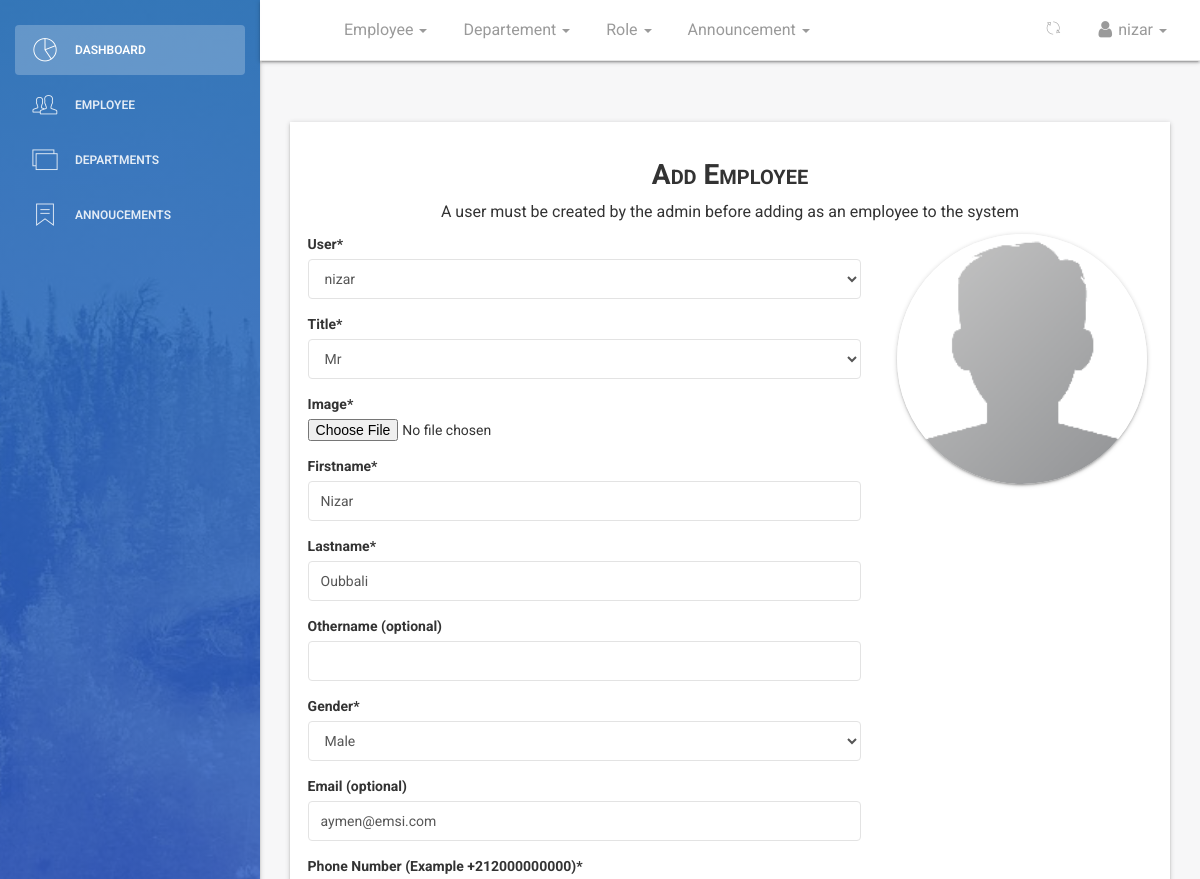
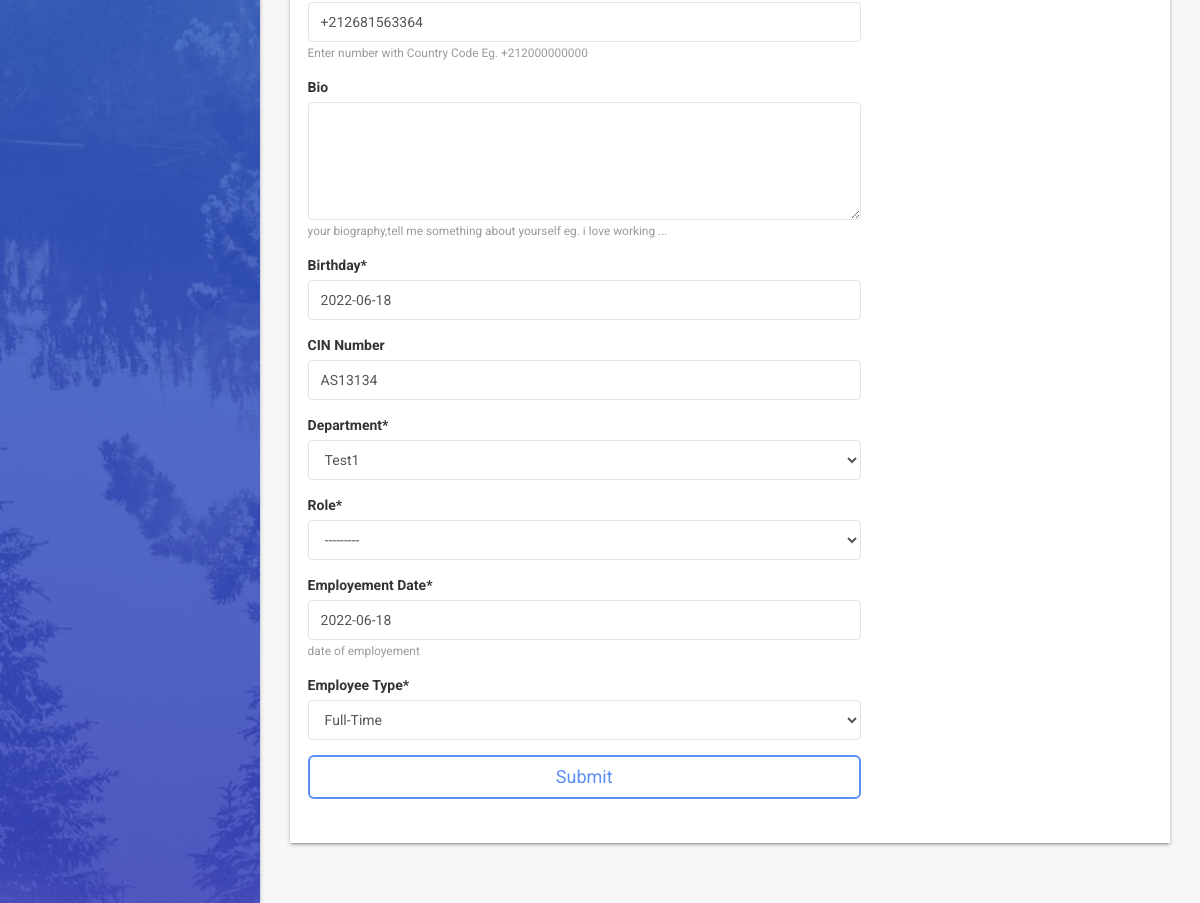
/dashboard/employee/profile/edit/1/ (signed in), run on an earlier commit of the app's database (2 pictures, top to bottom).
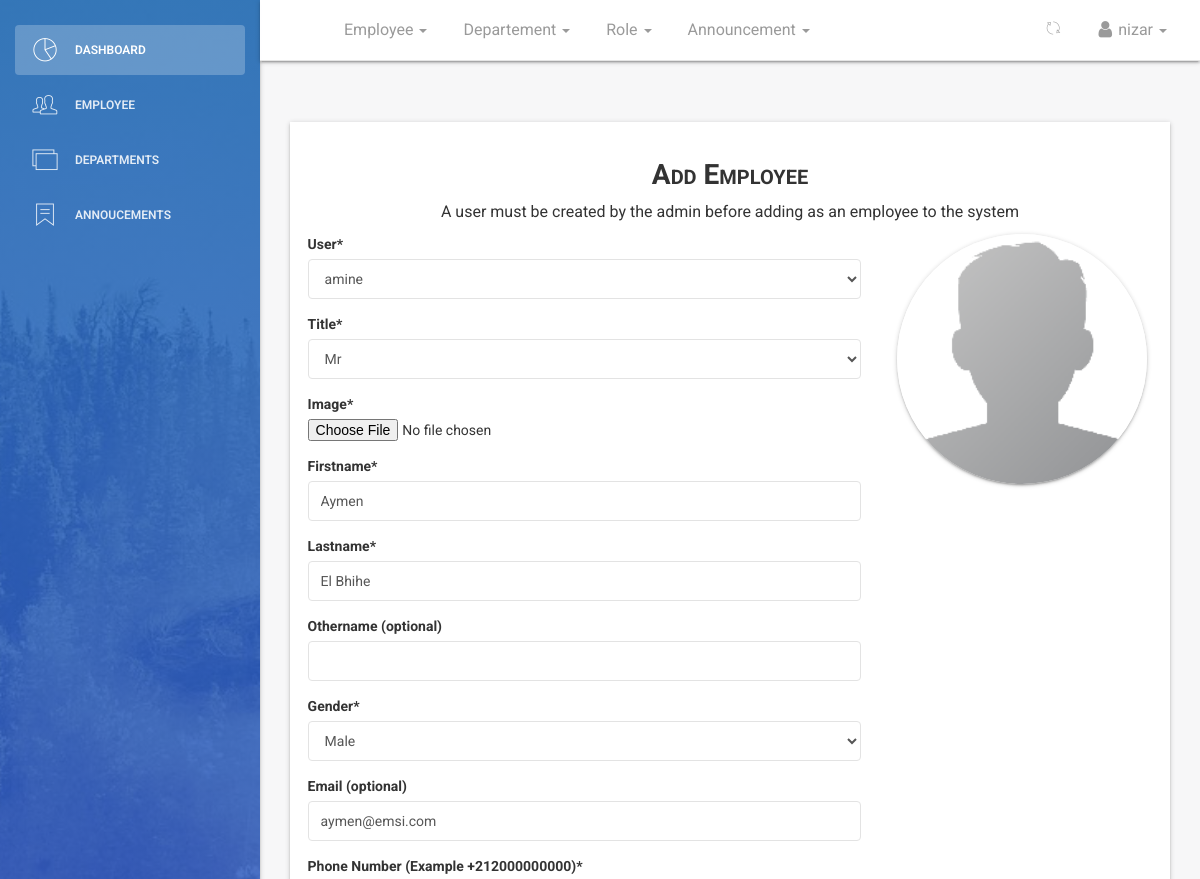
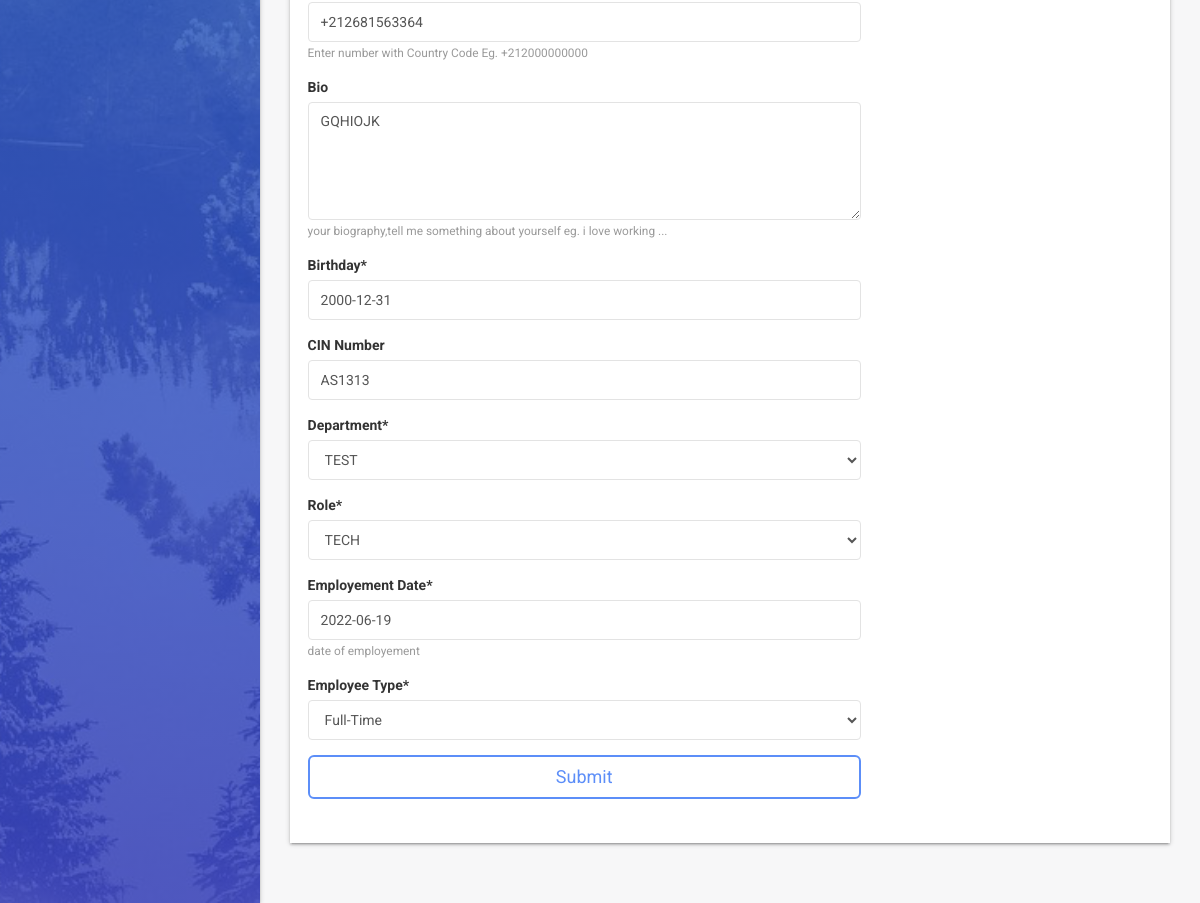
And on a later commit of the database (2 pictures, top to bottom).
### employee/models.py (models this page shows, shortened)
class Employee(models.Model):
    MALE = 'male'
    FEMALE = 'female'
    OTHER = 'other'
    NOT_KNOWN = 'Not Known'
    GENDER = (
        (MALE, 'Male'),
        (FEMALE, 'Female'),
        (OTHER, 'Other'),
        (NOT_KNOWN, 'Not Known'),
    )
    MR = 'Mr'
    MRS = 'Mrs'
    MSS = 'Mss'
    DR = 'Dr'
    SIR = 'Sir'
    MADAM = 'Madam'
    TITLE = (
        (MR, 'Mr'),
        (MRS, 'Mrs'),
        (MSS, 'Mss'),
        (DR, 'Dr'),
        (SIR, 'Sir'),
        (MADAM, 'Madam'),
    )
    FULL_TIME = 'Full-Time'
    PART_TIME = 'Part-Time'
    CONTRACT = 'Contract'
    INTERN = 'Intern'
    EMPLOYEETYPE = (
        (FULL_TIME, 'Full-Time'),
        (PART_TIME, 'Part-Time'),
        (CONTRACT, 'Contract'),
        (INTERN, 'Intern'),
    )
    user = models.ForeignKey(User, on_delete=models.CASCADE, default=1)
    title = models.CharField(_('Title'), max_length=10,
                             default=MR, choices=TITLE, blank=False, null=True)
    image = models.FileField(_('Profile Image'), upload_to='profiles', default='default.png', blank=True,
                             null=True, help_text='upload image size less than 2.0MB')  # work on path username-date/image
    firstname = models.CharField(
        _('Firstname'), max_length=125, null=False, blank=False)
    lastname = models.CharField(
        _('Lastname'), max_length=125, null=False, blank=False)
    othername = models.CharField(
        _('Othername (optional)'), max_length=125, null=True, blank=True)
    sex = models.CharField(_('Gender'), max_length=10,
                           default=MALE, choices=GENDER, blank=False)
    email = models.CharField(
        _('Email (optional)'), max_length=255, default=None, blank=True, null=True)
    tel = PhoneNumberField(default='+212000000000', null=False, blank=False,
                           verbose_name='Phone Number (Example +212000000000)', help_text='Enter number with Country Code Eg. +212000000000')
    bio = models.CharField(_('Bio'), help_text='your biography,tell me something about yourself eg. i love working ...',
                           max_length=255, default='', null=True, blank=True)
    birthday = models.DateField(_('Birthday'), blank=False, null=False)
    cinnumber = models.CharField(
        _('CIN Number'), max_length=30, null=True, blank=True)
    department = models.ForeignKey(Department, verbose_name=_(
        'Department'), on_delete=models.SET_NULL, null=True, default=None)
    role = models.ForeignKey(Role, verbose_name=_(
        'Role'), on_delete=models.SET_NULL, null=True, default=None)
    startdate = models.DateField(
        _('Employement Date'), help_text='date of employement', blank=False, null=True)
    employeetype = models.CharField(_('Employee Type'), max_length=15,
                                    default=FULL_TIME, choices=EMPLOYEETYPE, blank=False, null=True)
    is_blocked = models.BooleanField(
        _('Is Blocked'), help_text='button to toggle employee block and unblock', default=False)
    is_deleted = models.BooleanField(
        _('Is Deleted'), help_text='button to toggle employee deleted and undelete', default=False)
    created = models.DateTimeField(verbose_name=_(
        'Created'), auto_now_add=True, null=True)
    updated = models.DateTimeField(
        verbose_name=_('Updated'), auto_now=True, null=True)
    objects = EmployeeManager()
    class Meta:
        verbose_name = _('Employee')
        verbose_name_plural = _('Employees')
        ordering = ['-created']
    @property
    def get_full_name(self):
        fullname = ''
        firstname = self.firstname
        lastname = self.lastname
        othername = self.othername
        if (firstname and lastname) or othername is None:
            fullname = firstname + ' ' + lastname
            return fullname
        elif othername:
            fullname = firstname + ' ' + lastname + ' '+othername
            return fullname
        return

### dashboard/views.py (the view, shortened to what this page needs)
def employee_edit_data(request, id):
    if not (request.user.is_authenticated and request.user.is_superuser and request.user.is_staff):
        return redirect('/')
    employee = get_object_or_404(Employee, id=id)
    dataset = dict()
    form = EmployeeCreateForm(request.POST or None,
                              request.FILES or None, instance=employee)
    dataset['form'] = form
    dataset['title'] = 'edit - {0}'.format(employee.get_full_name)
    return render(request, 'dashboard/employee_create.html', dataset)

### employee/forms.py
class EmployeeCreateForm(forms.ModelForm):
    image = forms.ImageField(widget=forms.FileInput(
        attrs={'onchange': 'previewImage(this);'}))
    class Meta:
        model = Employee
        exclude = ['is_blocked', 'is_deleted', 'created', 'updated']
        widgets = {
            'bio': forms.Textarea(attrs={'cols': 5, 'rows': 5})
        }

### employee/managers.py (called while the page is built)
    def get_queryset(self):
        return super().get_queryset().filter(is_deleted=False)

### employee/models.py (called while the page is built)
    def __str__(self):
        return self.name

    def __str__(self):
        return self.name

### templates/dashboard/employee_create.html (shortened to what this page needs)
{% extends '_layout.html' %}
{% load static %}
{% load crispy_forms_tags %}
 {% block navheader %}
    {% include 'includes/navheader_employee_app.html' %}
 {% endblock %}
 {% block content %}
        <section class="content">
            <section class="container-fluid">
                    <section class="row">
                        <section class="col col-sm-8 offset-sm-2">
                        </section>
                    </section>
                <section class="form-wrapper">
                    <section class="row">
                        <section class="col-lg-12 col-md-12 col-sm-12 text-center">
                            <h3 class="title-h3">Add Employee</h3>
                            <p>A user must be created by the admin before adding as an employee to the system</p>
                        </section>
                    </section>
                    <section class="row">
                        <section class="col-lg-8 col-md-12 col-sm-12">
                            <form action="" method="POST" enctype="multipart/form-data">
                                {{form | crispy }}
                                <button type="submit" class="btn btn-primary btn-lg btn-block">Submit</button>
                            </form>
                        </section>
                        <section  class="col-lg-4 col-md-12 col-sm-12 text-center">
                            <section class="prev-holder">
                                <img src="{% static 'img/default-avatar.png' %}" alt="" id='temp-preview-image' class="prev-avatar" />
                            </section>
                        </section>
                    </section>
                </section>
            </section>
        </section>
 {% endblock %}

What changed in the data, as far as the page shows it:
changed Employee "Mr": user "nizar" → "amine"; firstname "Nizar" → "Aymen"; lastname "Oubbali" → "El Bhihe"; bio (not shown) → "GQHIOJK"; birthday "2022-06-18" → "2000-12-31"; cinnumber "AS13134" → "AS1313"; department "Test1" → "TEST"; role "---------" → "TECH"; startdate "2022-06-18" → "2022-06-19"
